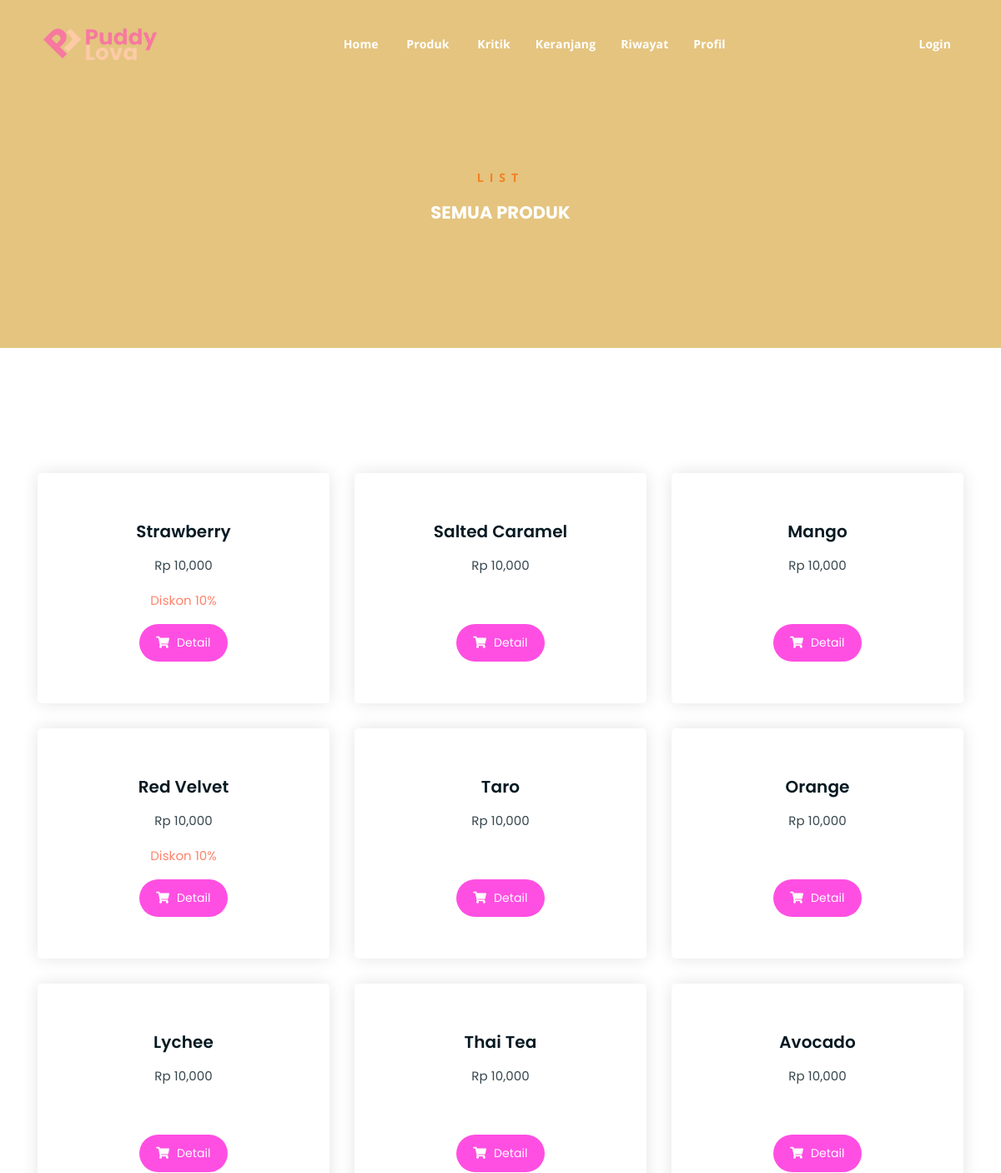
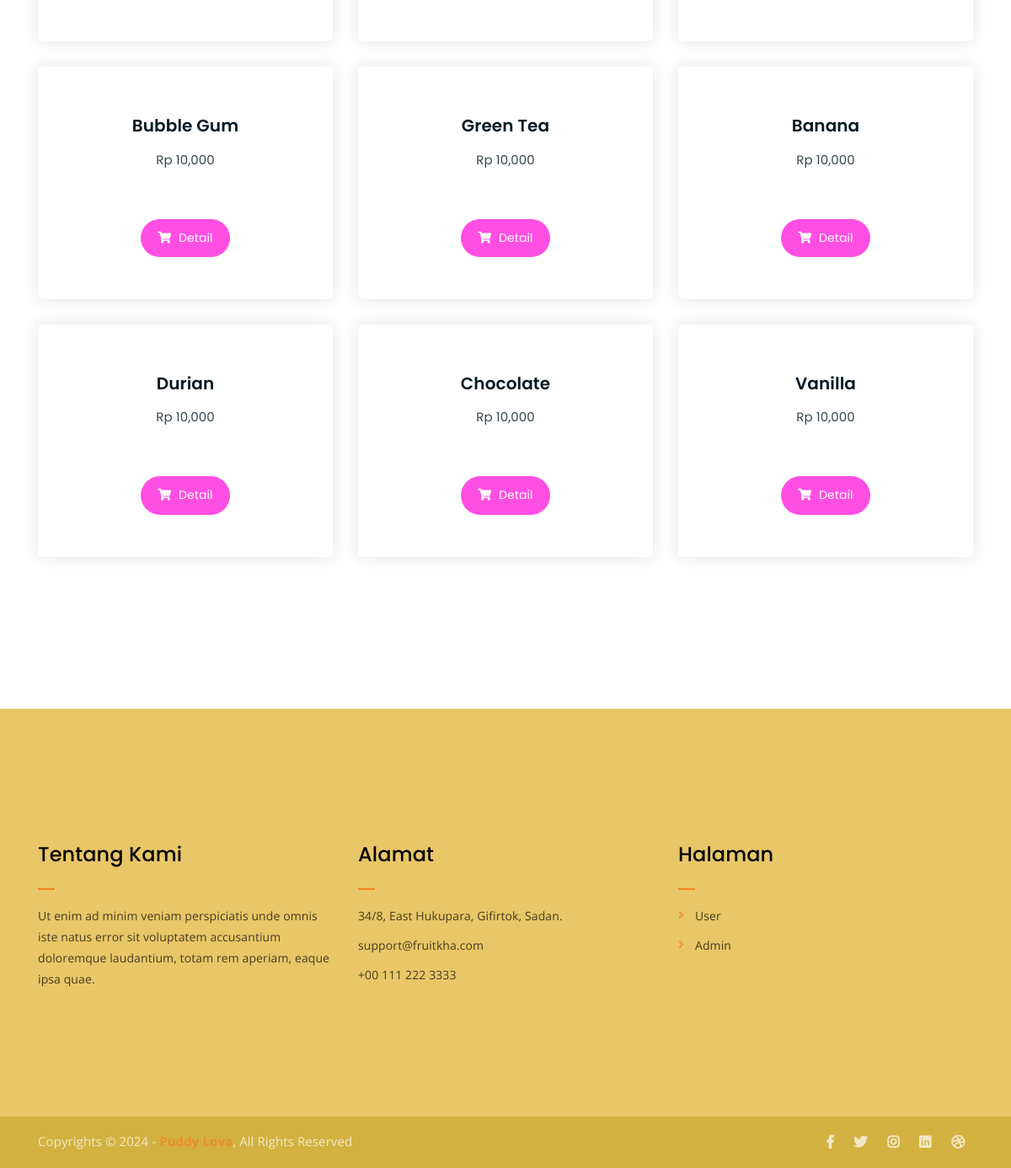
/produk.php, run on the app's committed database (2 pictures, top to bottom).
### tables this page shows
CREATE TABLE `promosi` (
  `id_promosi_produk` int(11) NOT NULL,
  `id_produk` varchar(55) NOT NULL,
  `promo` varchar(55) NOT NULL,
  `mulai` varchar(55) NOT NULL,
  `berakhir` varchar(55) NOT NULL
);

CREATE TABLE `produk` (
  `id` int(11) NOT NULL,
  `id_produk` varchar(11) NOT NULL,
  `nama_produk` varchar(55) NOT NULL,
  `gambar` varchar(55) NOT NULL,
  `harga` varchar(55) NOT NULL,
  `stok_produk` varchar(11) NOT NULL,
  `deskripsi` varchar(1000) NOT NULL
);

### produk.php (the view, shortened to what this page needs)
<?php
require('./app/database/db.php');
?>
<!DOCTYPE html>
<html lang="en">
<head>
	<link rel="stylesheet" href="assets/css/all.min.css">
	<link rel="stylesheet" href="assets/bootstrap/css/bootstrap.min.css">
	<link rel="stylesheet" href="assets/css/owl.carousel.css">
	<link rel="stylesheet" href="assets/css/magnific-popup.css">
	<link rel="stylesheet" href="assets/css/animate.css">
	<link rel="stylesheet" href="assets/css/meanmenu.min.css">
	<link rel="stylesheet" href="assets/css/main.css">
	<link rel="stylesheet" href="assets/css/responsive.css">
</head>
<body>
	<?php include('./include/nav.php') ?>
	<div class="breadcrumb-section breadcrumb-bg">
		<div class="container">
			<div class="row">
				<div class="col-lg-8 offset-lg-2 text-center">
					<div class="breadcrumb-text">
						<p>LIST</p>
						<h4 style="color: #fff;">SEMUA PRODUK</h4>
					</div>
				</div>
			</div>
		</div>
	</div>
	<div class="product-section mt-150 mb-150">
		<div class="container">
		<div class="row">
			<?php
				$produk = mysqli_query($conn, "SELECT * FROM produk LEFT JOIN promosi ON produk.id_produk = promosi.id_produk WHERE produk.stok_produk > 0");
				while ($p = mysqli_fetch_array($produk)) {
			?>
			<a href="produk-detail.php?id_produk=<?= $p['id_produk']?>">
				<div class="col-lg-4 col-md-6 text-center card">
					<div class="single-product-item" style="height: 100%;">
						<div class="product-image">
						</div>
						<h3><?php echo $p['nama_produk'] ?></h3>
							<p class="product-price"><span>Rp <?php echo number_format($p['harga']) ?></span></p>
							<?php if($p['promo'] > 0){ ?>
							<p class="product-price"><span style="color: tomato;">Diskon <?php echo $p['promo'] ?>%</span></p>
							<?php }if($p['promo'] == 0){ ?>
							<p class="product-price"><span <span style="color: #fff;">x</span></p>
							<?php } ?>
						<a href="produk-detail.php?id_produk=<?= $p['id_produk']?>" class="cart-btn"><i class="fas fa-shopping-cart"></i> Detail</a>
					</div>
				</div>
				</a>
			<?php } ?>
			</div>
		</div>
	</div>
	<?php include('./include/footer.php') ?>
</body>
</html>

### assets/css/main.css (style rules this page uses)
html { font-size: 14px; font-weight: 400; line-height: 28px; height: 100%; }
body { font-family: "Open Sans", sans-serif; font-weight: 400; font-size: 1rem; letter-spacing: 0.1px; line-height: 1.8; color: #051922; overflow-x: hidden; }
a { cursor: pointer; text-decoration: none; -webkit-transition: all 0.2s ease-in-out; -o-transition: all 0.2s ease-in-out; transition: all 0.2s ease-in-out; }
h1, .h1, h2, .h2, h3, .h3, h4, .h4, h5, .h5, h6, .h6 { font-family: "Poppins", sans-serif; font-weight: 700; margin: 0 0 1.25rem 0; color: #051922; }
h1:last-child, .h1:last-child, h2:last-child, .h2:last-child, h3:last-child, .h3:last-child, h4:last-child, .h4:last-child, h5:last-child, .h5:last-child, h6:last-child, .h6:last-child { margin: 0; }
h3, .h3 { font-size: 2rem; font-weight: 700; line-height: 2.25rem; }
h4, .h4 { font-size: 1.5rem; font-weight: 700; line-height: 1.75rem; }
p { font-family: "Open Sans", sans-serif; font-weight: 400; font-size: 1rem; letter-spacing: 0.1px; line-height: 1.8; color: #051922; margin: 0 0 1.25rem 0; }
p:last-child { margin: 0; }
.mt-150 { margin-top: 150px; }
.mb-150 { margin-bottom: 150px; }
a.boxed-btn, a.bordered-btn, a.cart-btn, button.cart-btn { border-radius: 50px; border: none; }
.breadcrumb-bg { background-image: url(../img/breadcrumb-bg.jpg); }
.breadcrumb-text p { color: #f28123; font-weight: 700; text-transform: uppercase; letter-spacing: 7px; }
.breadcrumb-section { padding: 150px 0; background-size: cover; background-position: center center; position: relative; z-index: 1; background-attachment: fixed; padding-top: 200px; }
.breadcrumb-section:after { position: absolute; left: 0; top: 0; width: 100%; height: 100%; content: ""; background-color: #e0b862; z-index: -1; opacity: 0.8; }
a.cart-btn { -webkit-transition: 0.3s; -o-transition: 0.3s; transition: 0.3s; }
.single-product-item { -webkit-transition: 0.3s; -o-transition: 0.3s; transition: 0.3s; }
html, body { height: 100%; }
.single-product-item { margin-bottom: 30px; }
.product-image { padding: 30px; padding-bottom: 0; }
.single-product-item h3 { font-size: 20px; font-weight: 600; margin-bottom: 10px; }
p.product-price { font-family: "Poppins", sans-serif; font-size: 30px; font-weight: 700; margin-bottom: 15px; }
p.product-price span { display: block; opacity: 0.8; font-size: 15px; font-weight: 400; }
a.cart-btn { font-family: "Poppins", sans-serif; display: inline-block; background-color: #ff4fe2; color: #fff; padding: 10px 20px; }
a.cart-btn i { margin-right: 5px; }
.single-product-item { -webkit-box-shadow: 0 0 20px #e4e4e4; box-shadow: 0 0 20px #e4e4e4; padding-bottom: 50px; border-radius: 5px; }

### produk.php (style rules this page uses)
.card { border: none; }

### data on the page
promosi: produk.nama_produk "Strawberry", produk.harga "10,000", promo "10"
promosi: produk.nama_produk "Salted Caramel", produk.harga "10,000"
promosi: produk.nama_produk "Mango", produk.harga "10,000"
promosi: produk.nama_produk "Red Velvet", produk.harga "10,000", promo "10"
promosi: produk.nama_produk "Taro", produk.harga "10,000"
promosi: produk.nama_produk "Orange", produk.harga "10,000"
promosi: produk.nama_produk "Lychee", produk.harga "10,000"
promosi: produk.nama_produk "Thai Tea", produk.harga "10,000"
promosi: produk.nama_produk "Avocado", produk.harga "10,000"
promosi: produk.nama_produk "Bubble Gum", produk.harga "10,000"
promosi: produk.nama_produk "Green Tea", produk.harga "10,000"
promosi: produk.nama_produk "Banana", produk.harga "10,000"
promosi: produk.nama_produk "Durian", produk.harga "10,000"
promosi: produk.nama_produk "Chocolate", produk.harga "10,000"
promosi: produk.nama_produk "Vanilla", produk.harga "10,000"
